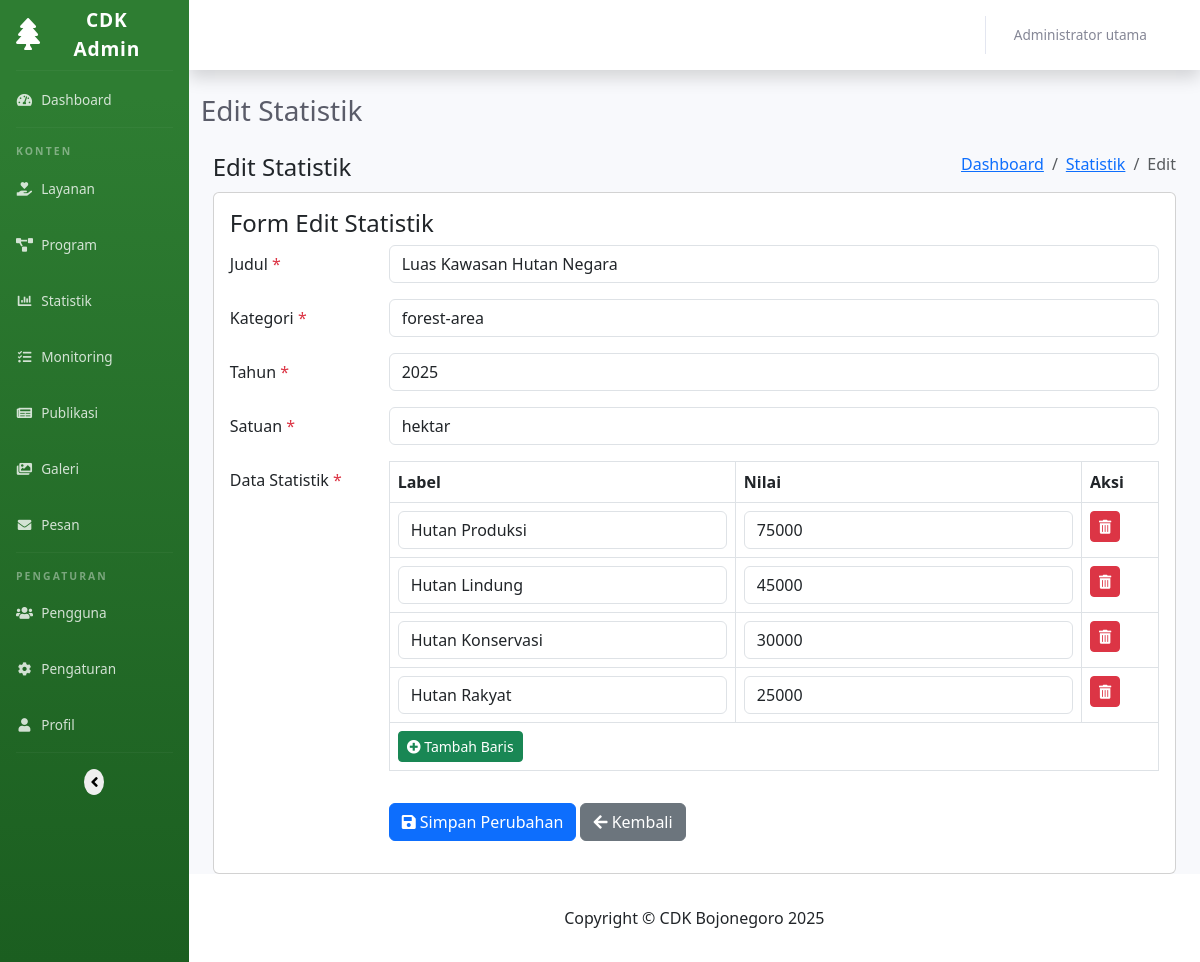
The app's page /admin/modules/statistik/edit.php?id=5 (signed in) with its own data.
### tables this page shows
CREATE TABLE `users`  (
  `id` int(0) NOT NULL AUTO_INCREMENT,
  `username` varchar(50) NOT NULL,
  `password` varchar(255) NOT NULL,
  `name` varchar(100) NOT NULL,
  `email` varchar(100) NOT NULL,
  `role` enum('admin','editor') NOT NULL,
  `last_login` datetime(0) NULL DEFAULT NULL,
  `created_at` timestamp(0) NULL DEFAULT CURRENT_TIMESTAMP(0),
  `updated_at` timestamp(0) NULL DEFAULT CURRENT_TIMESTAMP(0) ON UPDATE CURRENT_TIMESTAMP(0),
  PRIMARY KEY (`id`) USING BTREE,
  UNIQUE INDEX `username`(`username`) USING BTREE
);

CREATE TABLE `statistics`  (
  `id` int(0) NOT NULL AUTO_INCREMENT,
  `title` varchar(100) NOT NULL,
  `category` varchar(50) NOT NULL,
  `year` int(0) NOT NULL,
  `unit` varchar(50) NULL DEFAULT NULL,
  `data_json` json NOT NULL,
  `created_at` timestamp(0) NULL DEFAULT CURRENT_TIMESTAMP(0),
  `updated_at` timestamp(0) NULL DEFAULT CURRENT_TIMESTAMP(0) ON UPDATE CURRENT_TIMESTAMP(0),
  PRIMARY KEY (`id`) USING BTREE
);

### admin/modules/statistik/edit.php (the view, shortened to what the rows shown need)
<?php
require_once BASE_PATH . '/includes/config.php';
require_once ADMIN_PATH . '/includes/auth.php';
$page_title = 'Edit Statistik';
$id = (int) $_GET['id'];
try {
    $stmt = $pdo->prepare("SELECT * FROM statistics WHERE id = ?");
    $stmt->execute([$id]);
    $statistic = $stmt->fetch(PDO::FETCH_ASSOC);
    $data_json = json_decode($statistic['data_json'], true);
    $labels = $data_json['labels'] ?? [];
    $data = $data_json['data'] ?? [];
} catch (PDOException $e) {
    $_SESSION['error_message'] = 'Error: ' . $e->getMessage();
    header('Location: index.php');
    exit;
}
$title = $statistic['title'];
$category = $statistic['category'];
$year = $statistic['year'];
$unit = $statistic['unit'] ?? '';
include_once ADMIN_PATH . '/includes/header.php';
?>
<div class="content-wrapper">
    <div class="container-fluid">
        <div class="row">
            <div class="col-12">
                <div class="card">
                    <div class="card-body">
                        <form method="post" action="" id="statisticForm">
                            <div class="mb-3 row">
                                <div class="col-md-10">
                                    <input type="text" class="form-control" id="title" name="title"
                                        value="<?php echo htmlspecialchars($title); ?>" required>
                                </div>
                            </div>
                            <div class="mb-3 row">
                                <div class="col-md-10">
                                    <input type="text" class="form-control" id="category" name="category"
                                        value="<?php echo htmlspecialchars($category); ?>" required>
                                </div>
                            </div>
                            <div class="mb-3 row">
                                <div class="col-md-10">
                                    <input type="number" class="form-control" id="year" name="year" min="2000"
                                        max="2100" value="<?php echo $year; ?>" required>
                                </div>
                            </div>
                            <div class="mb-3 row">
                                <div class="col-md-10">
                                    <input type="text" class="form-control" id="unit" name="unit"
                                        value="<?php echo htmlspecialchars($unit); ?>"
                                        placeholder="Contoh: Ha, Ton, Orang, dll" required>
                                </div>
                            </div>
                            <div class="mb-3 row">
                                <div class="col-md-10">
                                    <div class="table-responsive">
                                        <table class="table table-bordered" id="dataTable">
                                            <thead>
                                                <tr>
                                                    <th width="45%">Label</th>
                                                    <th width="45%">Nilai</th>
                                                    <th width="10%">Aksi</th>
                                                </tr>
                                            </thead>
                                            <tbody>
                                                <?php if (!empty($labels) && !empty($data)): ?>
                                                    <?php foreach ($labels as $index => $label): ?>
                                                        <tr>
                                                            <td>
                                                                <input type="text" class="form-control" name="labels[]"
                                                                    value="<?php echo htmlspecialchars($label); ?>" required>
                                                            </td>
                                                            <td>
                                                                <input type="number" class="form-control" name="data[]"
                                                                    value="<?php echo $data[$index]; ?>" required>
                                                            </td>
                                                            <td>
                                                                <button type="button"
                                                                    class="btn btn-danger btn-sm btn-remove-row">
                                                                    <i class="fas fa-trash-alt"></i>
                                                                </button>
                                                            </td>
                                                        </tr>
                                                    <?php endforeach; ?>
                                                <?php endif; ?>
                                            </tbody>
                                        </table>
                                    </div>
                                </div>
                            </div>
                        </form>
                    </div>
                </div>
            </div>
        </div>
    </div>
</div>
<?php
include_once ADMIN_PATH . '/includes/footer.php';
?>

### admin/includes/header.php (shortened to what the rows shown need)
<?php
$current_admin = getCurrentAdmin();
?>
<!DOCTYPE html>
<html lang="id">
<head>
    <link href="https://cdn.jsdelivr.net/npm/bootstrap@5.3.0-alpha1/dist/css/bootstrap.min.css" rel="stylesheet">
    <link href="https://cdnjs.cloudflare.com/ajax/libs/font-awesome/6.0.0/css/all.min.css" rel="stylesheet">
    <link rel="stylesheet" href="https://cdnjs.cloudflare.com/ajax/libs/font-awesome/5.15.4/css/all.min.css">
    <link href="<?php echo $site_config['admin_url']; ?>/assets/css/admin.css" rel="stylesheet">
    <link href="https://cdn.jsdelivr.net/npm/remixicon@2.5.0/fonts/remixicon.css" rel="stylesheet">
    <link href="https://cdn.jsdelivr.net/npm/summernote@0.8.18/dist/summernote-bs5.min.css" rel="stylesheet">
</head>
<body id="page-top">
    <div id="wrapper">
        <div id="content-wrapper" class="d-flex flex-column">
            <div id="content">
                <nav class="navbar navbar-expand navbar-light bg-white topbar mb-4 static-top shadow">
                    <ul class="navbar-nav ms-auto">
                        <li class="nav-item dropdown no-arrow">
                            <a class="nav-link dropdown-toggle" href="#" id="userDropdown" role="button"
                                data-bs-toggle="dropdown" aria-haspopup="true" aria-expanded="false">
                                <span class="me-2 d-none d-lg-inline text-gray-600 small">
                                    <?php echo htmlspecialchars($current_admin['name'] ?? 'Admin'); ?>
                                </span>
                                <i class="fas fa-user-circle fa-fw"></i>
                            </a>
                        </li>
                    </ul>
                </nav>
                <div class="container-fluid">
                    <div class="d-sm-flex align-items-center justify-content-between mb-4">
                        <h1 class="h3 mb-0 text-gray-800"><?php echo $page_title ?? 'Dashboard'; ?></h1>
                    </div>

### records on screen
users: name "Administrator utama"
statistics: title "Luas Kawasan Hutan Negara", category "forest-area", year "2025", unit "hektar", data_json "Hutan Produksi", data_json "75000", data_json "Hutan Lindung", data_json "45000", data_json "Hutan Konservasi", data_json "30000", data_json "Hutan Rakyat", data_json "25000"

### other values on screen
$page_title "Edit Statistik"
